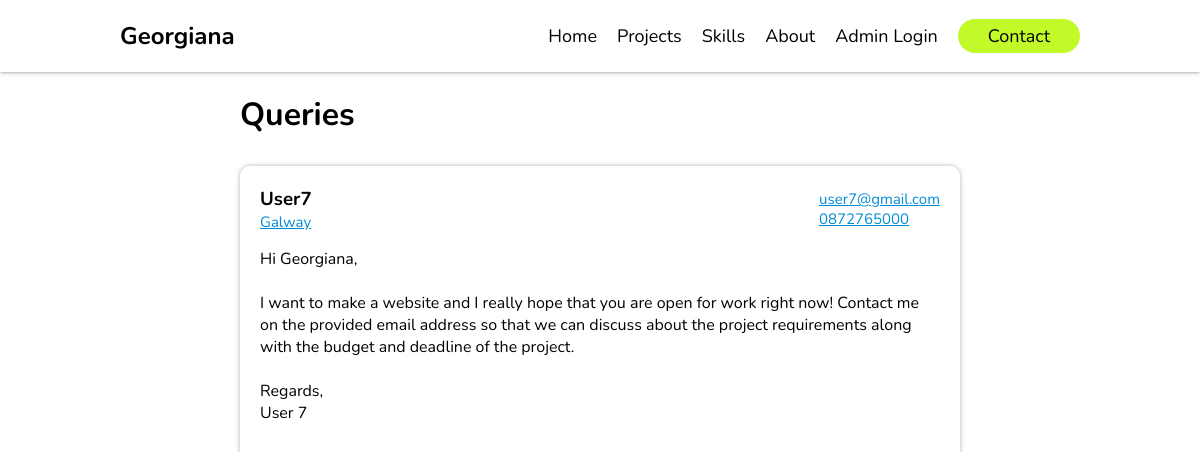
Screenshot of /admin/queries with the database file from the repository.
### webapp/models.py (models this page shows)
class Queries(db.Model):
    id = db.Column(db.Integer, primary_key=True)
    full_name = db.Column(db.String(30))
    email = db.Column(db.String(30))
    phone = db.Column(db.String(30))
    location = db.Column(db.String(20))
    message = db.Column(db.Text)

### webapp/admin.py (the view)
@admin.route("/queries")
def queries():
    all_queries = Queries.query.order_by(Queries.id.desc())
    return render_template("queries.html"
                           , all_queries=all_queries)

### webapp/templates/queries.html (shortened to what this page needs)
<!DOCTYPE html>
<html lang="en">
<head>
    <link rel="stylesheet" href="../static/css/nav.css">
    <link rel="stylesheet" href="../static/css/query.css">
</head>
<body>
    {% include "nav-bar.html" %}
    <div class="container">
        <h1>Queries</h1>
        {% for query in all_queries %}
            <div class="query">
                <div class="side-to-side">
                    <div>
                        <h3>{{ query.full_name }}</h3>
                        <small>{{ query.location }}</small>
                    </div>
                    <div>
                        <small><a href="mailto:{{ query.email }}">{{ query.email }}</a></small>
                        <small><a href="tel:{{ query.phone }}">{{ query.phone }}</a></small>
                    </div>
                </div>
                <pre>{{ query.message }}</pre>
            </div>
        {% endfor %}
    </div>
</body>
</html>

### webapp/static/css/nav.css (style rules this page uses)
:root { --darkblue: #0F21BD; --mediumblue: #008DD5; --lightblue: #DEF2F8; --limegreen: #C2F929; }
body { margin: 0; scroll-behavior: smooth; }
* { font-family: Nunito, sans-serif; box-sizing: border-box; }
a { text-decoration: none; }
.container { margin-inline: 20%; }

### webapp/static/css/query.css (style rules this page uses)
.query { margin: 30px 0 15px; padding: 20px; box-shadow: 0 0 5px rgba(0,0,0,0.3); border-radius: 10px; }
h3 { margin: 0; }
pre { white-space: pre-wrap; word-wrap: break-word; }
.side-to-side { display: flex; justify-content: space-between; align-items: center; }
small, a { color: var(--mediumblue); display: block; }
small, small a { text-decoration: underline; font-size: 15px; }

### rows the page displays
Queries: full_name "User7", location "Galway", email "user7@gmail.com", phone "0872765000", message "Hi Georgiana, I want to make a website and I really hope that you are open for work right now! Contact me on the provided email address so that we can discuss about the project requirements along with the budget and deadline of the project. Regards, User 7"
